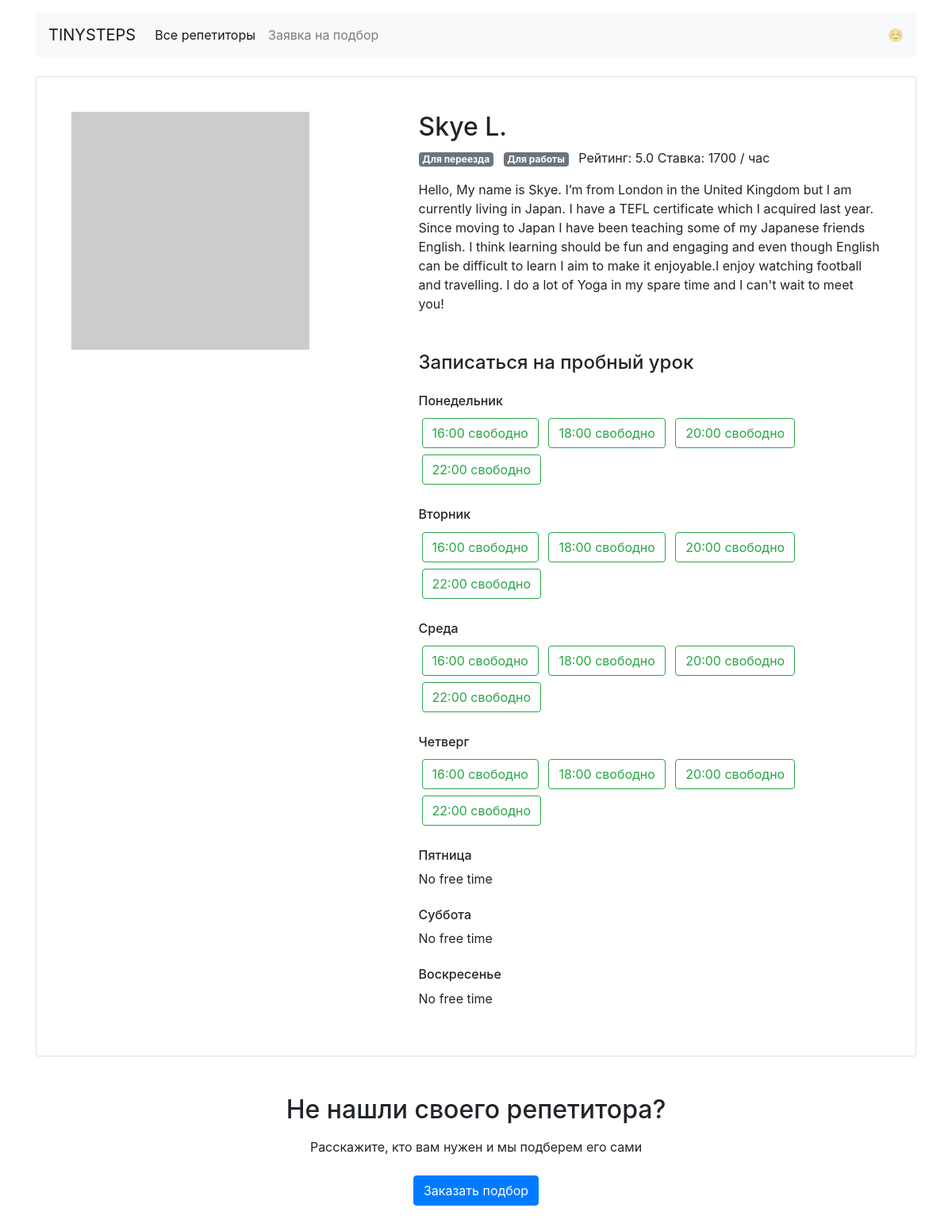
/profiles/8, run on the app's committed database.
### app.py (models this page shows)
class Tutor(db.Model):
    __tablename__ = "tutors"
    id = db.Column(db.Integer, primary_key=True)
    name = db.Column(db.String(50), nullable=False)
    about = db.Column(db.String(255*4), nullable=False)
    rating = db.Column(db.Float)
    picture = db.Column(db.String(255), nullable=False)
    price = db.Column(db.Integer, nullable=False)
    free = db.Column(db.JSON)
    goals = db.Column(db.JSON)
    booking = db.relationship("Booking", back_populates="tutor")

### app.py (the view)
@app.route("/profiles/<tutor_id>")
def template_profiles(tutor_id):
    tutor_obj = db.session.query(Tutor).get(tutor_id)
    curr_tutor = get_tutor_dict(tutor_obj)
    return render_template("profile.html",
                           curr_tutor=curr_tutor,
                           curr_tutor_free=curr_tutor['free'],
                           goals=goals,
                           days_of_week_dict=days_of_week_dict,
                           **params)

### app.py (called while the page is built)
def get_tutor_dict(tutor):
    return {
        'id': tutor.id,
        'name': tutor.name,
        'about': tutor.about,
        'rating': tutor.rating,
        'price': tutor.price,
        'picture': tutor.picture,
        'goals': tutor.goals,
        'free': tutor.free,
    }

### templates/profile.html
{% extends 'base.html' %}
{% block main_content %}
  <main class="container mt-3">
    <div class="card my-4 mx-auto">
      <div class="card-body m-2 m-md-4">
        <article class="row">
          <div class="col-5"><img src="{{ curr_tutor['picture'] }}" class="img-fluid" alt=""></div>
          <div class="col-7">
            <section class="teacher=info">
              <h1 class="h2">{{ curr_tutor['name'] }}</h1>
              <p>
                {% for goal in curr_tutor['goals'] %}
                <span class="badge badge-secondary mr-2">{{ goals[goal] }}</span>
                {% endfor %}
                Рейтинг: {{ curr_tutor['rating'] }} Ставка: {{ curr_tutor['price'] }} / час</p>
              <p>{{ curr_tutor['about'] }}</p>
            </section>
            <section class="available">
              <h4 class="mb-4 mt-5">Записаться на пробный урок</h4>
              {% for day in days_of_week_dict %}
              <h6 class="mt-4">{{ days_of_week_dict[day] }}</h6>
              {% if curr_tutor_free[day].values()|max == True %}
                {% for time in curr_tutor_free[day] %}
                 {% if curr_tutor_free[day][time] %}
                    <a href="{{ url_for('template_booking',
                              tutor_id=curr_tutor['id'],
                              day_of_week=day,
                              time=time) }}" class="btn btn-outline-success m-1">{{ time }} свободно</a>
                  {% endif %}
                {% endfor %}
              {% else %}
                <p>No free time</p>
              {% endif %}
              {% endfor %}
            </section>
          </div>
        </article>
      </div>
    </div>
    <h2 class="text-center mt-5 mb-3">Не нашли своего репетитора?</h2>
    <p class="text-center mb-4">Расскажите, кто вам нужен и мы подберем его сами</p>
    <div class="text-center pb-5">
        <a href="{{ url_for('template_request') }}" class="btn btn-primary">Заказать подбор</a>
    </div>
  </main>
{% endblock %}

### data on the page
Tutor: name "Skye L.", rating "5.0", price "1700", about "Hello, My name is Skye. I’m from London in the United Kingdom but I am currently living in Japan. I have a TEFL certificate which I acquired last year. Since moving to Japan I have been teaching some of my Japanese friends English. I think learning should be fun and engaging and even though English can be difficult to learn I aim to make it enjoyable.I enjoy watching football and travelling. I do a lot of Yoga in my spare time and I can't wait to meet you!"

### other printed values
{{ goals[goal] }} "Для переезда" "Для работы"
{{ days_of_week_dict[day] }} "Понедельник" "Вторник" "Среда" "Четверг" "Пятница" "Суббота" "Воскресенье"
{{ time }} "16:00" "18:00" "20:00" "22:00" "16:00" "18:00" "20:00" "22:00" "16:00" "18:00" "20:00" "22:00" "16:00" "18:00" "20:00" "22:00"
